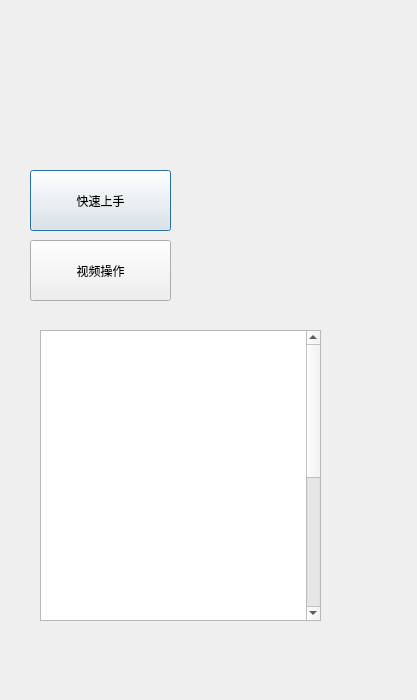
<?xml version="1.0" encoding="UTF-8"?>
<ui version="4.0">
 <class>Chapter1</class>
 <widget class="QDialog" name="Chapter1">
  <property name="geometry">
   <rect>
    <x>0</x>
    <y>0</y>
    <width>417</width>
    <height>700</height>
   </rect>
  </property>
  <property name="windowTitle">
   <string>Dialog</string>
  </property>
  <widget class="QPushButton" name="PB1">
   <property name="geometry">
    <rect>
     <x>30</x>
     <y>170</y>
     <width>141</width>
     <height>61</height>
    </rect>
   </property>
   <property name="text">
    <string>快速上手</string>
   </property>
  </widget>
  <widget class="QPushButton" name="PB2">
   <property name="geometry">
    <rect>
     <x>30</x>
     <y>240</y>
     <width>141</width>
     <height>61</height>
    </rect>
   </property>
   <property name="text">
    <string>视频操作</string>
   </property>
  </widget>
  <widget class="QTextBrowser" name="textBrowser">
   <property name="geometry">
    <rect>
     <x>40</x>
     <y>330</y>
     <width>281</width>
     <height>291</height>
    </rect>
   </property>
   <property name="styleSheet">
    <string notr="true">QTextBrowser {background-color:rgb(255,132,129,0);border-radius:3px;color:rgb(0,0,0);}
font: 14pt &quot;KaiTi&quot;;</string>
   </property>
   <property name="html">
    <string>&lt;!DOCTYPE HTML PUBLIC &quot;-//W3C//DTD HTML 4.0//EN&quot; &quot;http://www.w3.org/TR/REC-html40/strict.dtd&quot;&gt;
&lt;html&gt;&lt;head&gt;&lt;meta name=&quot;qrichtext&quot; content=&quot;1&quot; /&gt;&lt;style type=&quot;text/css&quot;&gt;
p, li { white-space: pre-wrap; }
&lt;/style&gt;&lt;/head&gt;&lt;body style=&quot; font-family:'.SF NS Text'; font-size:13pt; font-weight:400; font-style:normal;&quot;&gt;
&lt;p style=&quot; margin-top:0px; margin-bottom:0px; margin-left:0px; margin-right:0px; -qt-block-indent:0; text-indent:0px;&quot;&gt;&lt;span style=&quot; font-size:14pt; font-style:italic; color:#ffffff;&quot;&gt;OpenCV是一个基于BSD许可（开源）发行的跨平台计算机视觉库，可以运行在Linux、Windows、Android和Mac OS操作系统上。它轻量级而且高效——由一系列 C 函数和少量 C++ 类构成，同时提供了Python、Ruby、MATLAB等语言的接口，实现了图像处理和计算机视觉方面的很多通用算法。OpenCV用C++语言编写，它的主要接口也是C++语言，但是依然保留了大量的C语言接口。该库也有大量的Python、Java and MATLAB/OCTAVE（版本2.5）的接口。这些语言的API接口函数可以通过在线文档获得。如今也提供对于C#、Ch、Ruby,GO的支持。&lt;/span&gt;&lt;/p&gt;&lt;/body&gt;&lt;/html&gt;</string>
   </property>
  </widget>
 </widget>
 <resources/>
 <connections/>
</ui>
